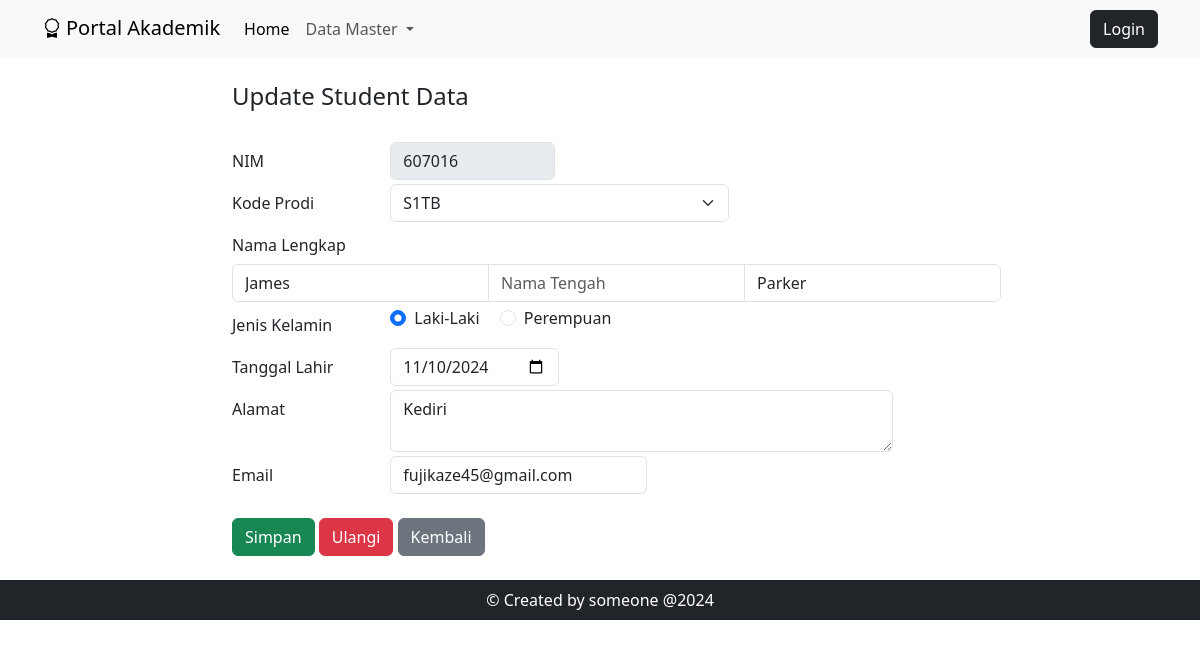
/students/editstudent.php?nim=607016, run on the app's committed database.
### tables this page shows
CREATE TABLE `students` (
  `nim` varchar(10) NOT NULL,
  `kodeProdi` varchar(10) NOT NULL,
  `nama_depan` varchar(50) NOT NULL,
  `nama_tengah` varchar(50) DEFAULT NULL,
  `nama_akhir` varchar(50) DEFAULT NULL,
  `jenis_kelamin` enum('L','P') DEFAULT NULL,
  `tanggal_lahir` date NOT NULL,
  `alamat` text DEFAULT NULL,
  `email` varchar(255) DEFAULT NULL,
  `foto` varchar(255) DEFAULT NULL
);

### students/editstudent.php (the view, shortened to what this page needs)
<?php
include "../dbconfig.php";
$nim = $_GET['nim'];
$sqlStatement = "SELECT * FROM students WHERE nim='$nim'";
$query = mysqli_query($conn, $sqlStatement);
$row = mysqli_fetch_assoc($query);
include "../template/mainheader.php";
?>
<div class="row mt-3 mb-4">
    <div class="col-md-6">
        <h4>Update Student Data</h4>
    </div>
</div>
<form method="post">
    <div class="mb-1 row">
        <div class="col-2">
            <label for="nim" class="col-form-label">NIM</label>
        </div>
        <div class="col-auto">
            <input type="text" class="form-control" id="nim" name="nim" size="10" disabled value="<?= $row["nim"] ?>" required>
        </div>
    </div>
    <div class="mb-1 row">
        <div class="col-2">
            <label for="kodeprodi" class="col-form-label">Kode Prodi</label>
        </div>
        <div class="col-auto">
            <select class="form-select" aria-label="Default select example" name="kodeprodi">
                <option selected><?= $row["kodeProdi"] ?></option>
            </select>
        </div>
    </div>
    <div class="mb-1 row">
        <div class="col-2">
            <label for="namadepan" class="col-form-label">Nama Lengkap</label>
        </div>
        <div class="col-auto">
            <div class="input-group">
                <input type="text" class="form-control" id="namadepan" name="namadepan" placeholder="Nama Depan" required value="<?= $row["nama_depan"] ?>">
                <input type="text" class="form-control" id="namatengah" name="namatengah" placeholder="Nama Tengah" value="<?= $row["nama_tengah"] ?>">
                <input type="text" class="form-control" id="namabelakang" name="namabelakang" placeholder="Nama Belakang" value="<?= $row["nama_akhir"] ?>">
            </div>
        </div>
    </div>
    <div class="mb-1 row">
        <div class="col-2">
            <label for="jeniskelamin" class="col-form-label">Jenis Kelamin</label>
        </div>
        <div class="col-auto">
            <div class="form-check form-check-inline">
                <input class="form-check-input" type="radio" name="jeniskelamin" id="jeniskelaminL" value="L" <?= $row["jenis_kelamin"] == "L" ? "checked" : " "; ?>>
                <label class="form-check-label" for="jeniskelaminL">
                    Laki-Laki
                </label>
            </div>
            <div class="form-check form-check-inline">
                <input class="form-check-input" type="radio" name="jeniskelamin" id="jeniskelaminP" value="P" <?= $row["jenis_kelamin"] == "P" ? "checked" : " "; ?>>
                <label class="form-check-label" for="jeniskelaminP">
                    Perempuan
                </label>
            </div>
        </div>
    </div>
    <div class="mb-1 row">
        <div class="col-2">
            <label for="tanggallahir" class="col-form-label">Tanggal Lahir</label>
        </div>
        <div class="col-auto">
            <input type="date" class="form-control" id="tanggallahir" name="tanggallahir" value="<?= $row["tanggal_lahir"] ?>">
        </div>
    </div>
    <div class="mb-1 row">
        <div class="col-2">
            <label for="alamat" class="col-form-label">Alamat</label>
        </div>
        <div class="col-auto">
            <textarea class="form-control" id="alamat" cols="50" name="alamat"><?= $row["alamat"] ?></textarea>
        </div>
    </div>
    <div class="mb-1 row">
        <div class="col-2">
            <label for="email" class="col-form-label">Email</label>
        </div>
        <div class="col-auto">
            <input type="email" class="form-control" id="email" name="email" value="<?= $row["email"] ?>" required>
        </div>
    </div>
    <div class="mt-4 row">
        <div class="col-auto">
            <input type="submit" class="btn btn-success" name="btnSimpan" value="Simpan">
            <input type="reset" class="btn btn-danger" value="Ulangi">
            <a href="<?= HOST . "/students/" ?>" class="btn btn-secondary">Kembali</a>
        </div>
    </div>
</form>
<?php
include "../template/mainfooter.php";
?>

### data on the page
students: nim "607016", kodeprodi "S1TB", namadepan "James", namabelakang "Parker", jenis_kelamin "☑ Laki-Laki", jenis_kelamin "☐ Perempuan", tanggallahir "11/10/2024", alamat "Kediri", email "fujikaze45@gmail.com"
